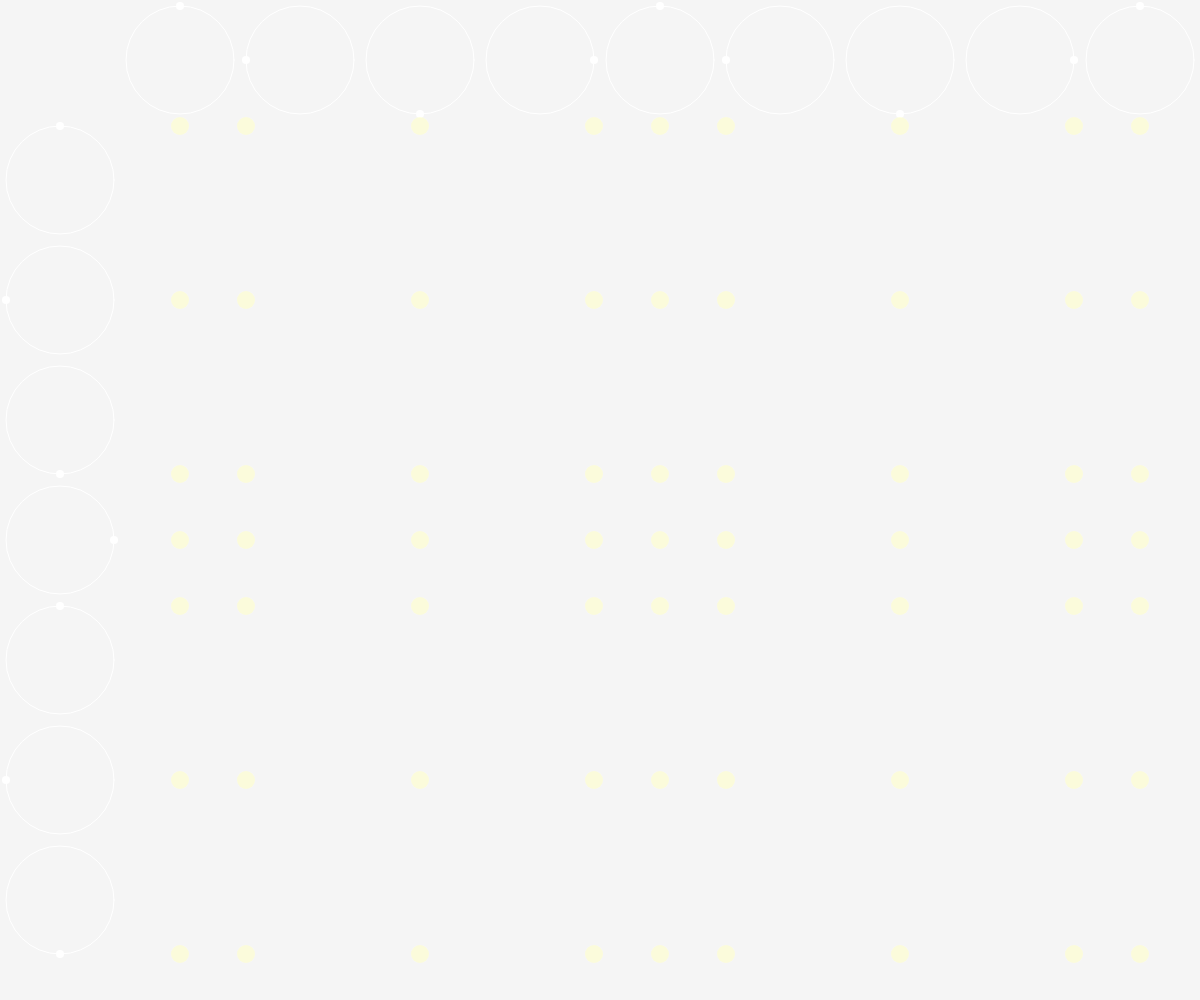
Frame 1 (no input)
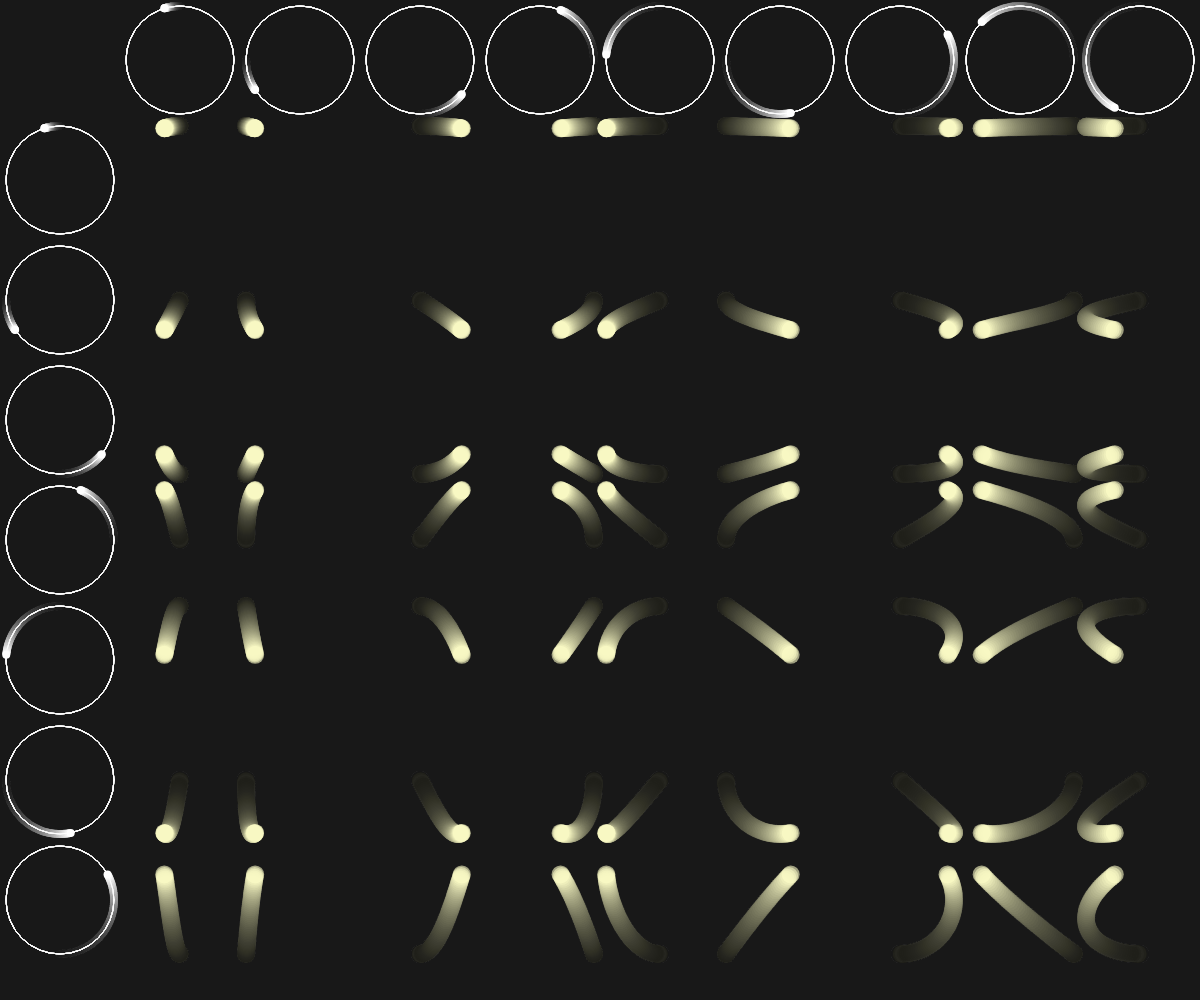
Frame 60 (no input)
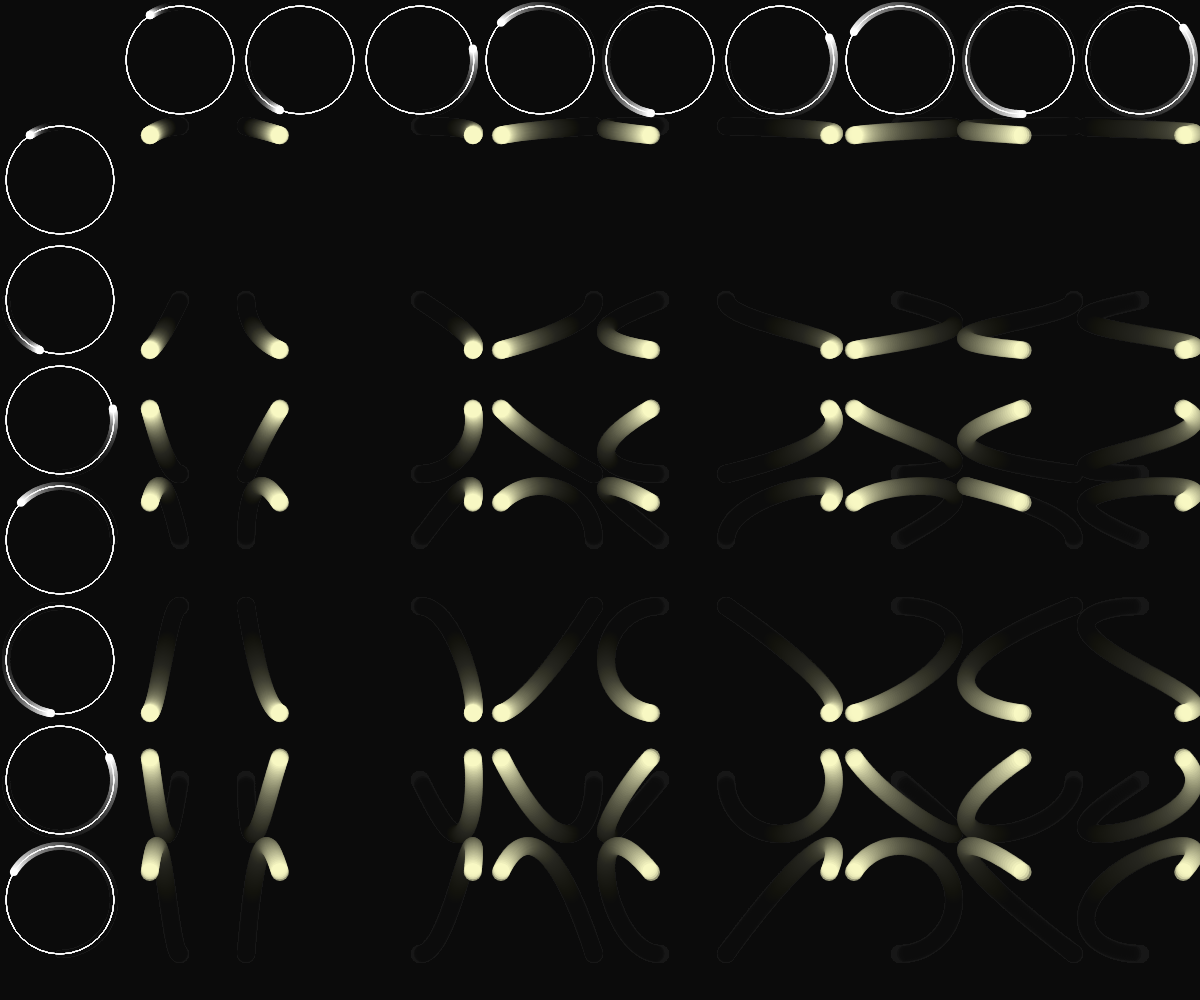
Frame 120 (the mouse pressed at the canvas centre since frame 60)

The p5.js sketch that drew these frames (run headless with seeded random() and noise() and a simulated clock; from frame 60 on, the mouse is pressed at the canvas centre):

// p5.js sketch
// ── sketch.js
let angle;
let w;
let cols;
let rows;
let curves;

function setup() {
  createCanvas(window.innerWidth, window.innerHeight);
  //frameRate(5);
  angle = -PI/2;
  w = width/10;
  cols = floor(width/w - 1);
  rows = floor(height/w - 1);
  curves = make2DArray(rows, cols);
  
  for(let j = 0; j < rows; j++) {
    for(let i = 0; i < cols; i++) {
      curves[j][i] = new Curve();
    }
  }
    
}

function draw() {
  background(0,10);
  stroke(255);
  noFill();
  let d = w - .1*w;
  let r = d/2;
  for(let i = 0; i < cols; i++) {
    let cx = w + i * w + w/2;
    let cy = w/2;
    stroke(255);
    strokeWeight(1);
    ellipse(cx,cy, d, d);
    let x = r * cos(angle * (i+1));
    let y = r * sin(angle * (i+1));
    stroke(255);
    strokeWeight(8);
    point(cx + x, cy + y);
    
    stroke(255);
    strokeWeight(.04);
    //line(cx + x, 0 , cx + x, height);
    
    for(let j = 0; j < rows; j++) {
      curves[j][i].setX(cx + x);
    }
  }
  
   for(let j = 0; j < rows; j++) {
    let cy = w + j * w + w/2;
    let cx = w/2;
    stroke(255);
    strokeWeight(1);
    ellipse(cx,cy, d, d);
    let x = r * cos(angle * (j+1));
    let y = r * sin(angle * (j+1));
    stroke(255);
    strokeWeight(8);
    point(cx + x, cy + y);
    
    stroke(255);
    strokeWeight(.04);
    //line(0, cy + y, width, cy + y);
    
    for(let i = 0; i < cols; i++) {
      curves[j][i].setY(cy + y);
    }
  }
     for(let j = 0; j < rows; j++) {
    for(let i = 0; i < cols; i++) {
      curves[j][i].addPoint();
      curves[j][i].show();
    }
  }
  
  angle -= 0.005;
  if(angle < -TWO_PI - HALF_PI) {
    for(let j = 0; j < rows; j++) {
      for(let i = 0; i < cols; i++) {
        curves[j][i].reset();
        //println("curves reset");
      }
    } 
    angle = -HALF_PI;
  }
  
  
}

function make2DArray(rows, cols) {
	var arr = new Array(rows)
	for(var i = 0; i < arr.length; i++) {
		arr[i] = new Array(cols);
	}
	return arr;
}
// ── curve.js
class Curve {
  
  constructor() {
    this.path = [];
    this.current = createVector();
    
  }
  
  setX(x) {
    this.current.x = x;
  }
  
  setY(y) {
    this.current.y = y;
  }
  
  addPoint() {
    this.path.push(this.current);
    //current = new PVector();
  }
  
  show() {
    stroke(255,255,200,150);
    strokeWeight(1);
    //noFill();
    //fill(0, 0, 255, 50);
    // beginShape();
    // for(let v of this.path) {
    //   vertex(v.x, v.y);
    // }
    // endShape();
    
    strokeWeight(18);
    point(this.current.x, this.current.y);
    this.current = createVector();
  }
  
  reset() {
    this.path = [];
  }
}
